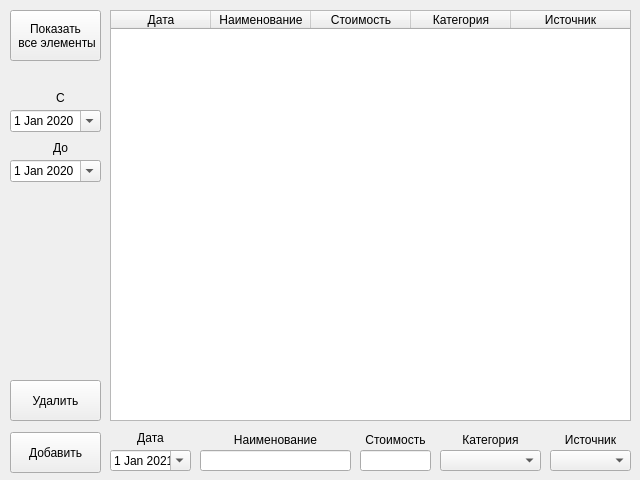
<?xml version="1.0" encoding="UTF-8"?>
<ui version="4.0">
 <class>Rashod</class>
 <widget class="QWidget" name="Rashod">
  <property name="geometry">
   <rect>
    <x>0</x>
    <y>0</y>
    <width>640</width>
    <height>480</height>
   </rect>
  </property>
  <property name="minimumSize">
   <size>
    <width>640</width>
    <height>480</height>
   </size>
  </property>
  <property name="maximumSize">
   <size>
    <width>640</width>
    <height>480</height>
   </size>
  </property>
  <property name="windowTitle">
   <string>Rashod</string>
  </property>
  <widget class="QTableWidget" name="tableWidget">
   <property name="geometry">
    <rect>
     <x>110</x>
     <y>10</y>
     <width>521</width>
     <height>411</height>
    </rect>
   </property>
   <property name="showGrid">
    <bool>true</bool>
   </property>
   <property name="wordWrap">
    <bool>false</bool>
   </property>
   <property name="columnCount">
    <number>5</number>
   </property>
   <attribute name="horizontalHeaderCascadingSectionResizes">
    <bool>false</bool>
   </attribute>
   <attribute name="horizontalHeaderMinimumSectionSize">
    <number>40</number>
   </attribute>
   <attribute name="horizontalHeaderDefaultSectionSize">
    <number>100</number>
   </attribute>
   <attribute name="horizontalHeaderHighlightSections">
    <bool>false</bool>
   </attribute>
   <attribute name="horizontalHeaderShowSortIndicator" stdset="0">
    <bool>false</bool>
   </attribute>
   <attribute name="horizontalHeaderStretchLastSection">
    <bool>true</bool>
   </attribute>
   <column>
    <property name="text">
     <string>Дата</string>
    </property>
   </column>
   <column>
    <property name="text">
     <string>Наименование</string>
    </property>
   </column>
   <column>
    <property name="text">
     <string>Стоимость</string>
    </property>
   </column>
   <column>
    <property name="text">
     <string>Категория</string>
    </property>
   </column>
   <column>
    <property name="text">
     <string>Источник</string>
    </property>
   </column>
  </widget>
  <widget class="QLineEdit" name="lineEditName">
   <property name="geometry">
    <rect>
     <x>200</x>
     <y>450</y>
     <width>151</width>
     <height>21</height>
    </rect>
   </property>
   <property name="inputMethodHints">
    <set>Qt::ImhHiddenText</set>
   </property>
   <property name="alignment">
    <set>Qt::AlignCenter</set>
   </property>
  </widget>
  <widget class="QLineEdit" name="lineEditPrice">
   <property name="geometry">
    <rect>
     <x>360</x>
     <y>450</y>
     <width>71</width>
     <height>21</height>
    </rect>
   </property>
   <property name="inputMethodHints">
    <set>Qt::ImhDigitsOnly|Qt::ImhPreferNumbers</set>
   </property>
   <property name="inputMask">
    <string/>
   </property>
   <property name="text">
    <string/>
   </property>
   <property name="alignment">
    <set>Qt::AlignCenter</set>
   </property>
  </widget>
  <widget class="QComboBox" name="comboBoxCateg">
   <property name="geometry">
    <rect>
     <x>440</x>
     <y>450</y>
     <width>101</width>
     <height>21</height>
    </rect>
   </property>
   <property name="insertPolicy">
    <enum>QComboBox::NoInsert</enum>
   </property>
  </widget>
  <widget class="QComboBox" name="comboBoxIstoch">
   <property name="geometry">
    <rect>
     <x>550</x>
     <y>450</y>
     <width>81</width>
     <height>21</height>
    </rect>
   </property>
  </widget>
  <widget class="QLabel" name="label">
   <property name="geometry">
    <rect>
     <x>110</x>
     <y>430</y>
     <width>81</width>
     <height>16</height>
    </rect>
   </property>
   <property name="text">
    <string>Дата</string>
   </property>
   <property name="alignment">
    <set>Qt::AlignCenter</set>
   </property>
  </widget>
  <widget class="QLabel" name="label_2">
   <property name="geometry">
    <rect>
     <x>200</x>
     <y>430</y>
     <width>151</width>
     <height>20</height>
    </rect>
   </property>
   <property name="text">
    <string>Наименование</string>
   </property>
   <property name="alignment">
    <set>Qt::AlignCenter</set>
   </property>
  </widget>
  <widget class="QLabel" name="label_3">
   <property name="geometry">
    <rect>
     <x>360</x>
     <y>430</y>
     <width>71</width>
     <height>20</height>
    </rect>
   </property>
   <property name="text">
    <string>Стоимость</string>
   </property>
   <property name="alignment">
    <set>Qt::AlignCenter</set>
   </property>
  </widget>
  <widget class="QLabel" name="label_4">
   <property name="geometry">
    <rect>
     <x>440</x>
     <y>430</y>
     <width>101</width>
     <height>20</height>
    </rect>
   </property>
   <property name="text">
    <string>Категория</string>
   </property>
   <property name="alignment">
    <set>Qt::AlignCenter</set>
   </property>
  </widget>
  <widget class="QLabel" name="label_5">
   <property name="geometry">
    <rect>
     <x>550</x>
     <y>430</y>
     <width>81</width>
     <height>20</height>
    </rect>
   </property>
   <property name="text">
    <string>Источник</string>
   </property>
   <property name="alignment">
    <set>Qt::AlignCenter</set>
   </property>
  </widget>
  <widget class="QPushButton" name="pushButtonAdd">
   <property name="geometry">
    <rect>
     <x>10</x>
     <y>432</y>
     <width>91</width>
     <height>41</height>
    </rect>
   </property>
   <property name="text">
    <string>Добавить</string>
   </property>
  </widget>
  <widget class="QDateEdit" name="dateEdit">
   <property name="geometry">
    <rect>
     <x>110</x>
     <y>450</y>
     <width>81</width>
     <height>21</height>
    </rect>
   </property>
   <property name="focusPolicy">
    <enum>Qt::StrongFocus</enum>
   </property>
   <property name="minimumDate">
    <date>
     <year>2000</year>
     <month>1</month>
     <day>1</day>
    </date>
   </property>
   <property name="currentSection">
    <enum>QDateTimeEdit::DaySection</enum>
   </property>
   <property name="calendarPopup">
    <bool>true</bool>
   </property>
   <property name="date">
    <date>
     <year>2021</year>
     <month>1</month>
     <day>1</day>
    </date>
   </property>
  </widget>
  <widget class="QPushButton" name="pushButtonViewAll">
   <property name="geometry">
    <rect>
     <x>10</x>
     <y>10</y>
     <width>91</width>
     <height>51</height>
    </rect>
   </property>
   <property name="text">
    <string>Показать 
 все элементы</string>
   </property>
  </widget>
  <widget class="QDateEdit" name="dateStart">
   <property name="geometry">
    <rect>
     <x>10</x>
     <y>110</y>
     <width>91</width>
     <height>22</height>
    </rect>
   </property>
   <property name="minimumDate">
    <date>
     <year>2000</year>
     <month>1</month>
     <day>1</day>
    </date>
   </property>
   <property name="calendarPopup">
    <bool>true</bool>
   </property>
   <property name="date">
    <date>
     <year>2020</year>
     <month>1</month>
     <day>1</day>
    </date>
   </property>
  </widget>
  <widget class="QDateEdit" name="dateEnd">
   <property name="geometry">
    <rect>
     <x>10</x>
     <y>160</y>
     <width>91</width>
     <height>22</height>
    </rect>
   </property>
   <property name="minimumDate">
    <date>
     <year>2000</year>
     <month>1</month>
     <day>1</day>
    </date>
   </property>
   <property name="calendarPopup">
    <bool>true</bool>
   </property>
   <property name="date">
    <date>
     <year>2020</year>
     <month>1</month>
     <day>1</day>
    </date>
   </property>
  </widget>
  <widget class="QLabel" name="label_6">
   <property name="geometry">
    <rect>
     <x>50</x>
     <y>90</y>
     <width>21</width>
     <height>16</height>
    </rect>
   </property>
   <property name="text">
    <string>С</string>
   </property>
   <property name="alignment">
    <set>Qt::AlignCenter</set>
   </property>
  </widget>
  <widget class="QLabel" name="label_7">
   <property name="geometry">
    <rect>
     <x>50</x>
     <y>140</y>
     <width>21</width>
     <height>16</height>
    </rect>
   </property>
   <property name="text">
    <string>До</string>
   </property>
   <property name="alignment">
    <set>Qt::AlignCenter</set>
   </property>
  </widget>
  <widget class="QPushButton" name="pushButtonErase">
   <property name="geometry">
    <rect>
     <x>10</x>
     <y>380</y>
     <width>91</width>
     <height>41</height>
    </rect>
   </property>
   <property name="text">
    <string>Удалить</string>
   </property>
  </widget>
 </widget>
 <resources/>
 <connections/>
</ui>
